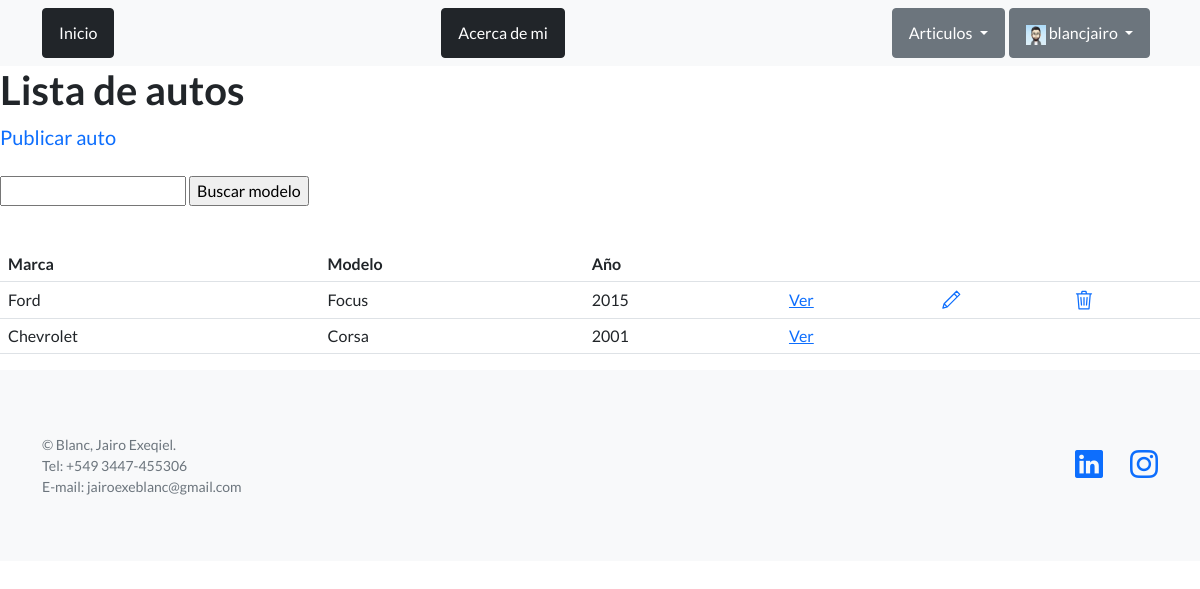
The page /listados/lista_autos/ (signed in) on the database as committed earlier.
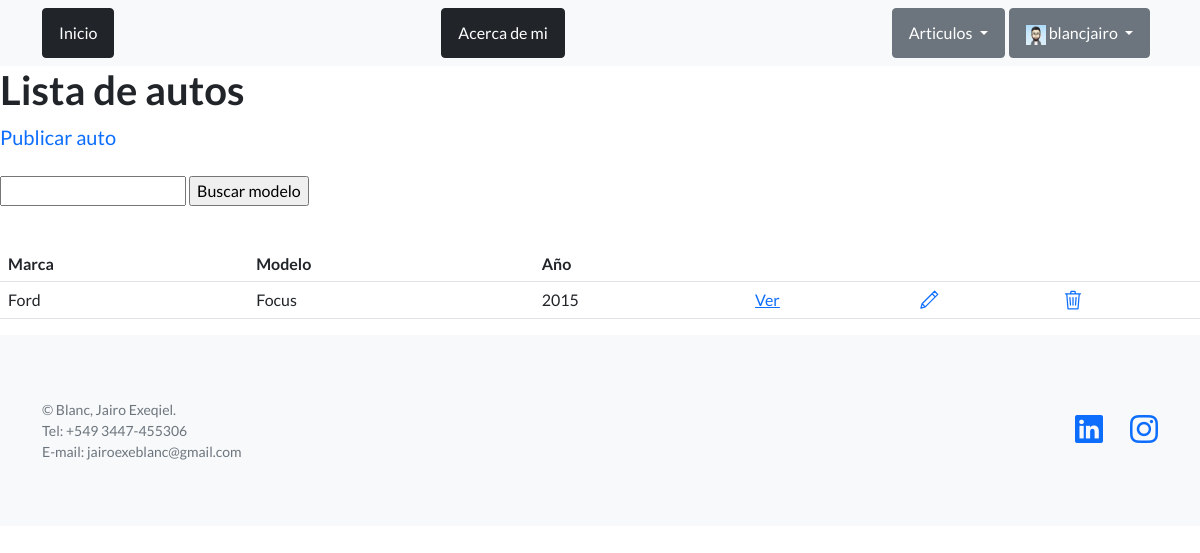
The same page on the database as committed later.
### app_proyecto/models.py (models this page shows, shortened)
class Vehiculos(models.Model):
    marca = models.CharField(max_length=50)
    modelo = models.CharField(max_length=50)
    ano = models.CharField(max_length=4)
    color = models.CharField(max_length=15)
    equipamiento = models.CharField(max_length=100)
    descripcion = models.CharField(max_length=200)
    creador = models.ForeignKey(User, on_delete=models.SET_NULL, null=True)
    class Meta:
        abstract = True

class autos(Vehiculos):
    pass

### app_proyecto/views.py (the view)
# urls.py: path('lista_autos/', autosListView.as_view(), name="autos"),
class autosListView(ListView):
    model = autos
    template_name='app_proyecto/lista_autos.html'

### app_proyecto/templates/app_proyecto/lista_autos.html (shortened to what this page needs)
{% extends "app_proyecto/base.html" %}
{% block contenido%}
<section>
    <div>
        <h1>Lista de autos</h1>
        <a class="navbar-brand" href="{% url 'subir_autos' %}"> Publicar auto </a>
        <br><br>
        <form action="{% url 'buscar_auto' %}" method="POST">
            <input type="text" name="busqueda">
            <input type="submit" value="Buscar modelo">
        </form>
        <br>
        <table class="table">
            <tbody>
                <tr>
                    <th> Marca </th>
                    <th> Modelo </th>
                    <th> Año </th>
                    <th>  </th>
                    <th>  </th>
                    <th>  </th>
                </tr>
                <tr>
                    {% for auto in object_list  %}
                        <td> {{auto.marca}} </td>
                        <td> {{auto.modelo}} </td>
                        <td> {{auto.ano}} </td>
                        <td>
                            <a href="{% url 'ver_auto' auto.id %}"> Ver </a>
                        </td>
                        <td>
                            {%if user == auto.creador %}
                            <a href="{% url 'editar_auto' auto.id %}"> <svg id="i-edit" xmlns="http://www.w3.org/2000/svg" viewBox="0 0 32 32" width="20" height="20" fill="none" stroke="currentcolor" stroke-linecap="round" stroke-linejoin="round" stroke-width="2">
                                <path d="M30 7 L25 2 5 22 3 29 10 27 Z M21 6 L26 11 Z M5 22 L10 27 Z" />
                            </svg> </a>
                            {% endif %}
                        </td>
                        <td>
                            {%if user == auto.creador %}
                            <a href="{% url 'eliminar_auto' auto.id %}"> <svg id="i-trash" xmlns="http://www.w3.org/2000/svg" viewBox="0 0 32 32" width="20" height="20" fill="none" stroke="currentcolor" stroke-linecap="round" stroke-linejoin="round" stroke-width="2">
                                <path d="M28 6 L6 6 8 30 24 30 26 6 4 6 M16 12 L16 24 M21 12 L20 24 M11 12 L12 24 M12 6 L13 2 19 2 20 6" />
                            </svg></a>
                            {% endif %}
                        </td>
                    </tr>
                    {% endfor %}
            </tbody>
        </table>
    </div>
</section>
{% endblock contenido%}

Rows that differ between the two databases and show on the page:
removed autos: marca "Chevrolet", modelo "Corsa", ano "2001"
